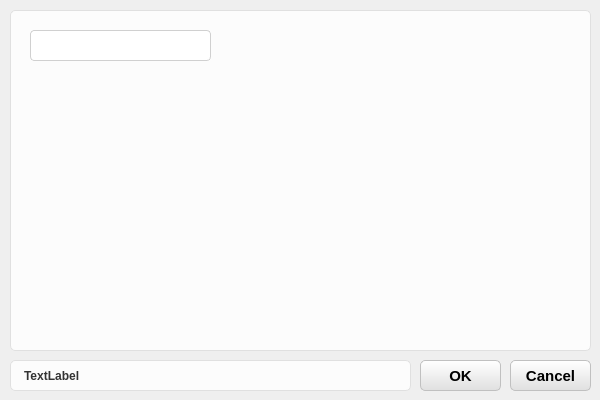
<?xml version="1.0" encoding="UTF-8"?>
<ui version="4.0">
 <class>LibraryDialog</class>
 <widget class="QDialog" name="LibraryDialog">
  <property name="geometry">
   <rect>
    <x>0</x>
    <y>0</y>
    <width>600</width>
    <height>400</height>
   </rect>
  </property>
  <property name="windowTitle">
   <string>Dialog</string>
  </property>
  <property name="styleSheet">
   <string notr="true">/* ================== QPushButton &amp; QToolButton 开始 ================== */

/* 按钮默认状态 */
QPushButton, QToolButton {
    border: 1px solid #c0c0c0;      
    background: qlineargradient(x1:0, y1:0, x2:0, y2:1, stop:0 #ffffff, stop:1 #e0e0e0);
    border-radius: 5px; 
    outline: none;                  
    padding: 0px;                   
}

/* 按钮鼠标悬停时 */
QPushButton:hover, QToolButton:hover {
    border: 1px solid #a0a0a0;      
    background: qlineargradient(x1:0, y1:0, x2:0, y2:1, stop:0 #ffffff, stop:1 #d0d0d0);
}

/* 按钮鼠标按下时 */
QPushButton:pressed, QToolButton:pressed {
    border: 1px solid #808080;      
    background: qlineargradient(x1:0, y1:0, x2:0, y2:1, stop:0 #d0d0d0, stop:1 #e0e0e0);
}

/* ================== QLineEdit 开始 ================== */

/* 默认状态 */
QLineEdit {
    background-color: #ffffff;
    border: 1px solid #D0D0D0;     
    border-radius: 4px;            
    padding: 2px 2px;              
    color: #222222;                
    min-height: 20px;              
}

/* 获得焦点时 */
QLineEdit:focus {
    border: 1px solid #007AFF;     
    background-color: #E8F4FF;     
}

/* 禁用状态 */
QLineEdit:disabled {
    background-color: #eef1f5;     
    color: #9aa0a6;                
    border: 1px solid #d3d8e0;     
}

/* ================== QTableWidget 开始 ================== */

QTableWidget {
    background-color: #ffffff;
    border: 1px solid #c8cdd6;
    border-radius: 5px;
    gridline-color: #eef1f5;
    selection-background-color: #eef1f5;
    color: #222222;
}

QTableWidget::item {
    padding: 2px 2px;
}

/* 表头样式（补充了右侧分割线） */
QHeaderView::section {
    background-color: #ffffff;
    border: none;
    border-bottom: 1px solid #c8cdd6;
    border-right: 1px solid #eef1f5; /* ⚠️ 新增：给表头加上右侧分割线，区分不同列 */
    padding: 2px 2px;
    color: #222222;
}

/* ================== QGroupBox 开始 ================== */

QGroupBox {
    border: 1px solid #E0E0E0; 
    border-radius: 5px; 
    background-color: #FCFCFC; 
    margin-top: 10px; /* ⚠️ 新增：给标题留出一点顶部空间 */
}

/* 分组框标题（补充了左右内边距） */
QGroupBox::title {
    subcontrol-origin: margin;
    subcontrol-position: top left;
    color: #333333;
    font-weight: bold;
    background-color: #FCFCFC; 
    padding: 0 5px; /* ⚠️ 新增：左右留出 5px 空间，让遮盖边框的效果更自然，文字不贴边 */
}

/* ================== QLabel 开始 ================== */

QLabel {
    color: #333333;           /* 与 QGroupBox::title 保持一致的深灰色 */
    font-weight: bold;        /* 保持相同的加粗效果（如果是普通文本可去掉这行） */
    background-color: #FCFCFC; /* 与分组框背景色一致 */
    border: 1px solid #E0E0E0; /* 相同的边框颜色和粗细 */
    border-radius: 5px;       /* 相同的圆角 */
    padding: 6px 10px;        /* 适当的内边距，让文字不贴边，视觉上更舒适 */
}</string>
  </property>
  <widget class="QLabel" name="label">
   <property name="geometry">
    <rect>
     <x>10</x>
     <y>360</y>
     <width>401</width>
     <height>31</height>
    </rect>
   </property>
   <property name="text">
    <string>TextLabel</string>
   </property>
  </widget>
  <widget class="QPushButton" name="pushButton_Cancel">
   <property name="geometry">
    <rect>
     <x>510</x>
     <y>360</y>
     <width>81</width>
     <height>31</height>
    </rect>
   </property>
   <property name="font">
    <font>
     <pointsize>11</pointsize>
     <weight>75</weight>
     <bold>true</bold>
    </font>
   </property>
   <property name="text">
    <string>Cancel</string>
   </property>
  </widget>
  <widget class="QPushButton" name="pushButton_OK">
   <property name="geometry">
    <rect>
     <x>420</x>
     <y>360</y>
     <width>81</width>
     <height>31</height>
    </rect>
   </property>
   <property name="font">
    <font>
     <pointsize>11</pointsize>
     <weight>75</weight>
     <bold>true</bold>
    </font>
   </property>
   <property name="text">
    <string>OK</string>
   </property>
  </widget>
  <widget class="QGroupBox" name="groupBox">
   <property name="geometry">
    <rect>
     <x>10</x>
     <y>0</y>
     <width>581</width>
     <height>351</height>
    </rect>
   </property>
   <property name="title">
    <string/>
   </property>
   <widget class="QLineEdit" name="lineEdit">
    <property name="geometry">
     <rect>
      <x>20</x>
      <y>30</y>
      <width>181</width>
      <height>31</height>
     </rect>
    </property>
   </widget>
  </widget>
 </widget>
 <resources/>
 <connections/>
</ui>
